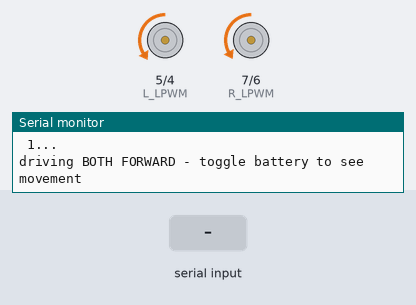
This sketch was run on a simulated ESP32-C3. Shown: motor-driver pin pairs drawn as motors (green arrow = first pin HIGH = forward, orange = second pin HIGH = backward, longer = more drive), the last lines printed to the serial monitor. The inputs (shaded band) are chosen by the test bench.

Above: at 4.2 s.
4.3 s: "b" received over Serial
At 4.6 s:
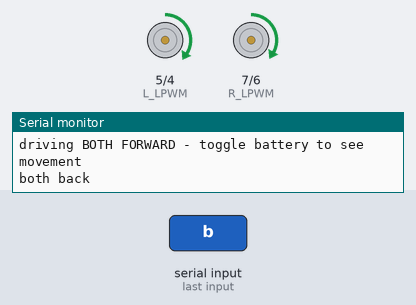
5.8 s: "l" received over Serial
At 6.9 s:
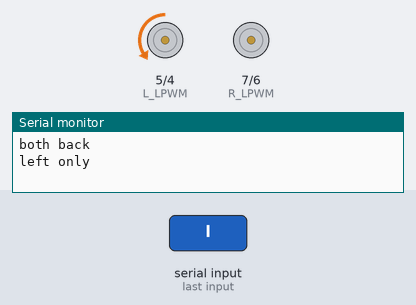
7.3 s: "r" received over Serial
At 8.0 s:
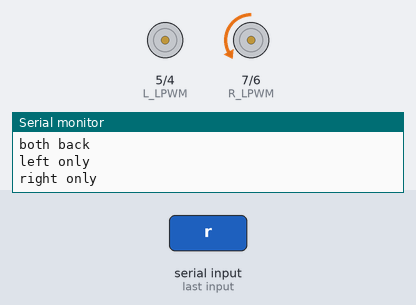
8.8 s: "s" received over Serial
At 9.2 s:
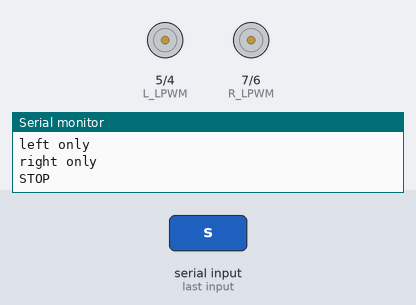
Timing chart, 0 to 11.3 s (numbered marks = the images above; inputs shaded):
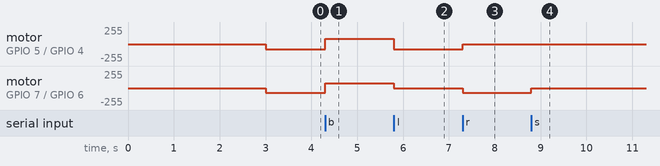

Measured:
- after the input at 4.3 s, motor on GPIO 5 (L_LPWM) / GPIO 4 (L_RPWM): backward 76/255 → forward 76/255 at once; motor on GPIO 7 (R_LPWM) / GPIO 6 (R_RPWM): backward 73/255 → forward 73/255 at once
- after the input at 5.8 s, motor on GPIO 5 (L_LPWM) / GPIO 4 (L_RPWM): forward 76/255 → backward 76/255 at once; motor on GPIO 7 (R_LPWM) / GPIO 6 (R_RPWM): forward 73/255 → stopped at once
- after the input at 7.3 s, motor on GPIO 5 (L_LPWM) / GPIO 4 (L_RPWM): backward 76/255 → stopped at once; motor on GPIO 7 (R_LPWM) / GPIO 6 (R_RPWM): stopped → backward 73/255 at once
- after the input at 8.8 s, motor on GPIO 7 (R_LPWM) / GPIO 6 (R_RPWM): backward 73/255 → stopped at once

The sketch:

esp32c3-run.ino
```cpp
// ESP32-C3 - continuous motor run for the battery-toggle test.
// Drives BOTH motors gently forward so movement appears when you flick the
// battery on. Serial: s=stop  f=both fwd  b=both back  l=left only  r=right only
// WARNING: PROP THE ROBOT SO THE WHEELS ARE OFF THE TABLE - it will drive forward.
const int L_RPWM=4, L_LPWM=5, R_RPWM=6, R_LPWM=7;
const int PWM_FREQ=1000, PWM_RES=8;
const float DEADBAND=0.05f;
float SPEED=0.30f;
// Per-side trim to drive straight (open-loop, no encoders). Right motor spins
// faster, so R_TRIM<1 slows it to match the left. TUNE: if it still curves LEFT
// lower R_TRIM; if it curves RIGHT raise it (toward 1.0).
const float L_TRIM=1.00f, R_TRIM=0.96f;
void writeMotor(int rp,int lp,float v){
  if(v>-DEADBAND&&v<DEADBAND)v=0;
  int d=(int)(fabs(v)*255.0f); if(d>255)d=255;
  if(v>0){ledcWrite(rp,d);ledcWrite(lp,0);}
  else if(v<0){ledcWrite(rp,0);ledcWrite(lp,d);}
  else{ledcWrite(rp,0);ledcWrite(lp,0);}
}
void drive(float l,float r){writeMotor(L_RPWM,L_LPWM,l*L_TRIM);writeMotor(R_RPWM,R_LPWM,r*R_TRIM);}
void setup(){
  Serial.begin(115200);
  ledcAttach(L_RPWM,PWM_FREQ,PWM_RES); ledcAttach(L_LPWM,PWM_FREQ,PWM_RES);
  ledcAttach(R_RPWM,PWM_FREQ,PWM_RES); ledcAttach(R_LPWM,PWM_FREQ,PWM_RES);
  drive(0,0);
  Serial.println("\n=== C3 continuous run ===  PROP WHEELS OFF THE TABLE");
  Serial.println("BOTH FORWARD in 3s. keys: s=stop f=fwd b=back l=left r=right");
  for(int i=3;i>0;i--){Serial.printf(" %d...\n",i);delay(1000);}
  drive(SPEED,SPEED);
  Serial.println("driving BOTH FORWARD - toggle battery to see movement");
}
void loop(){
  if(!Serial.available())return;
  switch(Serial.read()){
    case 's': drive(0,0);          Serial.println("STOP"); break;
    case 'f': drive(SPEED,SPEED);  Serial.println("both fwd"); break;
    case 'b': drive(-SPEED,-SPEED);Serial.println("both back"); break;
    case 'l': drive(SPEED,0);      Serial.println("left only"); break;
    case 'r': drive(0,SPEED);      Serial.println("right only"); break;
  }
}
```
